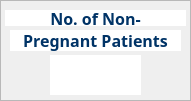
     <widget class="QFrame" name="notpregPat">
      <property name="geometry">
       <rect>
        <x>440</x>
        <y>540</y>
        <width>191</width>
        <height>101</height>
       </rect>
      </property>
      <property name="styleSheet">
       <string notr="true">QFrame#notpregPat {
        background-color: white;
        border: 2px solid rgb(0, 51, 102);
        border-radius: 10px;
}</string>
      </property>
      <property name="frameShape">
       <enum>QFrame::StyledPanel</enum>
      </property>
      <property name="frameShadow">
       <enum>QFrame::Raised</enum>
      </property>
      <widget class="QLabel" name="labelPats_8">
       <property name="geometry">
        <rect>
         <x>5</x>
         <y>10</y>
         <width>181</width>
         <height>16</height>
        </rect>
       </property>
       <property name="font">
        <font>
         <family>Segoe UI Black</family>
         <pointsize>12</pointsize>
         <weight>75</weight>
         <bold>true</bold>
        </font>
       </property>
       <property name="styleSheet">
        <string notr="true">background-color: white;
color: rgb(0, 51, 102);</string>
       </property>
       <property name="text">
        <string>No. of Non-</string>
       </property>
       <property name="alignment">
        <set>Qt::AlignCenter</set>
       </property>
      </widget>
      <widget class="QLabel" name="labelPats_9">
       <property name="geometry">
        <rect>
         <x>10</x>
         <y>30</y>
         <width>171</width>
         <height>21</height>
        </rect>
       </property>
       <property name="font">
        <font>
         <family>Segoe UI Black</family>
         <pointsize>12</pointsize>
         <weight>75</weight>
         <bold>true</bold>
        </font>
       </property>
       <property name="styleSheet">
        <string notr="true">background-color: white;
color: rgb(0, 51, 102);</string>
       </property>
       <property name="text">
        <string>Pregnant Patients</string>
       </property>
       <property name="alignment">
        <set>Qt::AlignCenter</set>
       </property>
      </widget>
      <widget class="QLabel" name="NOTPREGNUM">
       <property name="geometry">
        <rect>
         <x>50</x>
         <y>55</y>
         <width>91</width>
         <height>40</height>
        </rect>
       </property>
       <property name="font">
        <font>
         <family>Arial Black</family>
         <pointsize>25</pointsize>
         <weight>75</weight>
         <bold>true</bold>
        </font>
       </property>
       <property name="styleSheet">
        <string notr="true">background-color: white;
color: rgb(0, 51, 102);</string>
       </property>
       <property name="text">
        <string/>
       </property>
       <property name="alignment">
        <set>Qt::AlignCenter</set>
       </property>
      </widget>
     </widget>
